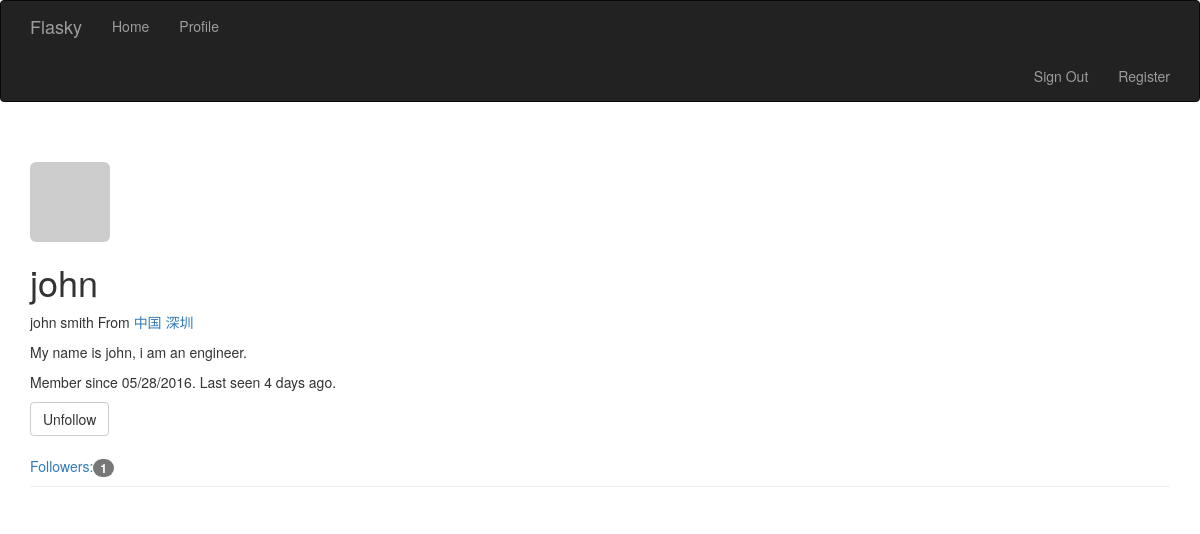
Page /user/john (signed in) on the earlier database version.
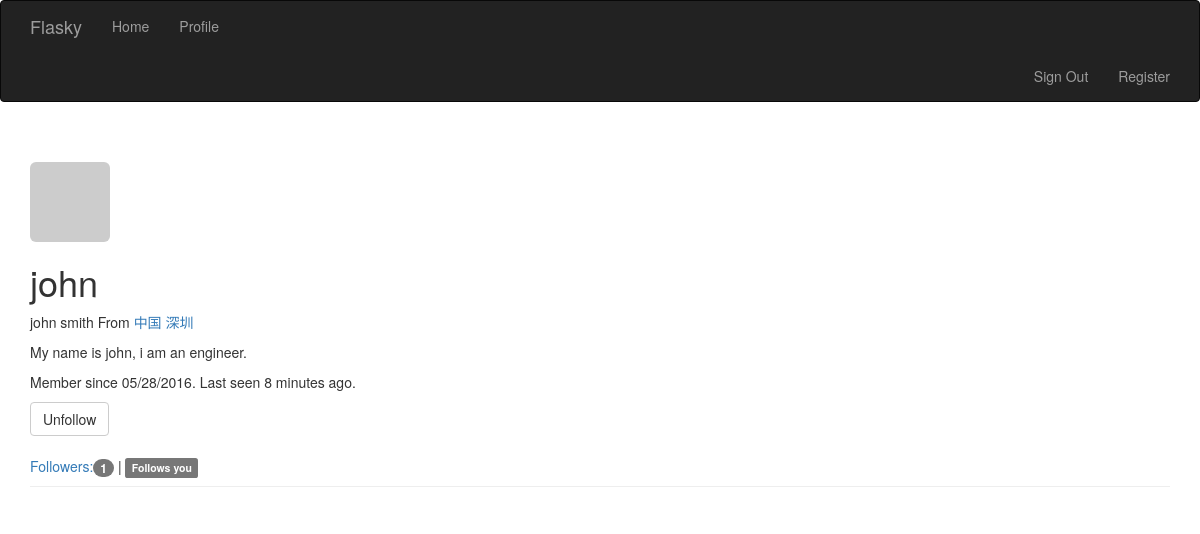
Same page on the later database version.
### app/models.py (models this page shows, shortened)
class User(UserMixin, db.Model):
    __tablename__ = 'users'
    id = db.Column(db.Integer, primary_key=True)
    email = db.Column(db.String(64), unique=True, index=True)
    username = db.Column(db.String(64), unique=True, index=True)
    password_hash = db.Column(db.String(128))
    role_id = db.Column(db.Integer, db.ForeignKey('roles.id'))
    confirmed = db.Column(db.Boolean, default=False)
    name = db.Column(db.String(64))
    location = db.Column(db.String(64))
    about_me = db.Column(db.Text())
    avatar_hash = db.Column(db.String(32))
    member_since = db.Column(db.DateTime(), default=datetime.datetime.utcnow)
    last_seen = db.Column(db.DateTime(), default=datetime.datetime.utcnow)
    posts = db.relationship('Post', backref='author', lazy='dynamic')
    followed = db.relationship('Follow',
                               foreign_keys=[Follow.follower_id],
                               backref=db.backref('follower', lazy='joined'),
                               lazy='dynamic',
                               cascade='all, delete-orphan')
    follower = db.relationship('Follow',
                               foreign_keys=[Follow.followed_id],
                               backref=db.backref('followed', lazy='joined'),
                               lazy='dynamic',
                               cascade='all, delete-orphan')
    comments = db.relationship('Comment', backref='author', lazy='dynamic')
    @property
    def password(self):
        raise AttributeError('password is not a readable attribute')
    def can(self, permissions):
        return self.role is not None and \
            (self.role.permissions & permissions) == permissions
    def is_administrator(self):
        return self.can(Permission.ADMINISTER)
    def ping(self):
        self.last_seen = datetime.datetime.utcnow()
        db.session.add(self)
    def gravatar(self, size=100, default='identicon', rating='g'):
        if request.is_secure:
            url = 'https://secure.gravatar.com/avator'
        else:
            url = 'http://www.gravatar.com/avatar'
        hash = hashlib.md5(self.email.encode('utf-8')).hexdigest()
        return '{url}/{hash}?s={size}&d={default}&r={rating}'.format(
            url=url, hash=hash, size=size, default=default, rating=rating)
    def is_following(self, user):
        return self.followed.filter_by(
            followed_id=user.id).first() is not None

### app/main/views.py (the view)
@main.route('/user/<username>')
def user(username):
    user = User.query.filter_by(username=username).first()
    if user is None:
        abort(404)
    posts = user.posts.order_by(Post.timestamp.desc()).all()
    return render_template('user.html', user=user, posts=posts)

### app/auth/views.py (called while the page is built)
@auth.before_app_request
def before_request():
    if current_user.is_authenticated:
        current_user.ping()
        if current_user.confirmed and request.endpoint[:5] != 'auth.' and request.endpoint != 'static':
            return redirect(url_for('auth.unconfirmed'))

### app/main/__init__.py (called while the page is built)
@main.app_context_processor
def inject_permissions():
    return dict(Permission=Permission)

### app/models.py (called while the page is built)
@login_manager.user_loader
def load_user(user_id):
    return User.query.get(int(user_id))

### app/templates/user.html (shortened to what this page needs)
{% extends "base.html" %}
{% block page_content %}
<div class="page-header">
    <img class="img-rounded profile-thumbnail" src="{{ user.gravatar(size=256) }}">
    <h1> {{ user.username }} </h1>
    {% if user.name or user.location %}
    <p>
        {% if user.name %} {{ user.name }} {% endif %}
        {% if user.location %}
            From <a href="http://maps.baidu.com/?q={{ user.location }}">{{ user.location }}</a>
        {% endif %}
    </p>
    {% endif %}
    {% if user.about_me %}<p>{{ user.about_me }}</p>
    {% endif %}
    <p>
        Member since {{ moment(user.member_since).format('L') }}.
        Last seen {{ moment(user.last_seen).fromNow() }}.
    </p>
    {% if current_user.can(Permission.FOLLOW) and user != current_user %}
        {% if not current_user.is_following(user) %}
        <a href="{{ url_for('.follow', username=user.username) }}"
           class="btn btn-primary">Follow</a>
        {% else %}
        <a href="{{ url_for('.unfollow', username=user.username) }}"
           class="btn btn-default">Unfollow</a>
        {% endif %}
    {% endif %}
    <br /><br />
    <a href="{{ url_for('.followers', username=user.username) }}">
        Followers:<span class="badge">{{ user.follower.count() }}</span>
    </a>
    {% if current_user.is_authenticated and user != current_user and
        user.is_following(current_user) %}
    | <span class="label label-default">Follows you</span>
    {% endif %}
</div>
{% endblock %}

Differences in the rows shown:
changed User "john": last_seen "4 days ago" → "8 minutes ago"
Other differences:
text now shown: "| Follows you"
